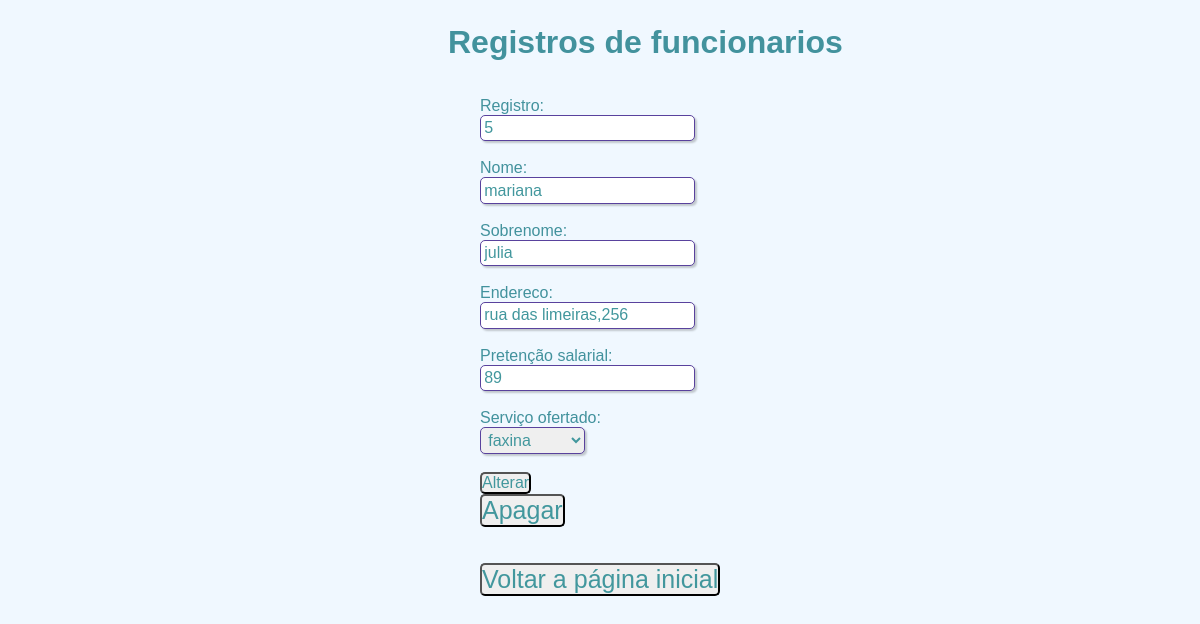
Page /diarista/buscarregistro.php on the committed database.
### tables this page shows
CREATE TABLE `registro` (
  `id` int NOT NULL,
  `diarista_nome` varchar(30) NOT NULL,
  `diarista_sobrenome` varchar(30) NOT NULL,
  `diarista_endereco` varchar(30) NOT NULL,
  `diarista_salario` varchar(30) NOT NULL,
  `diarista_servico` varchar(30) NOT NULL
);

### diarista/buscarregistro.php (the view, shortened to what this page needs)
<!DOCTYPE html>
<html lang="en">
<head>
  <link rel="stylesheet" type="text/css" href="../css/formulario.css" media="screen">
  <?php
  include_once '../conexao.php';
  ?>
</head>
<body>
<h1>Registros de funcionarios </h1></br>
  <?php
  $nomebuscar = $_POST['nomebusca'];
  $consulta = "SELECT * FROM registro where diarista_nome LIKE '%$nomebuscar%' ";
  $executar = mysqli_query($conn, $consulta);
  while ($linha = mysqli_fetch_array($executar))
  {
  ?>
<div class="campo">
      <br />
      <form action="editarRegistro.php" method="POST">
      Registro: <input type="text"  name="editarID" value="<?php echo $linha['id'] ?> "></br>
        Nome: <input type="text" name="editarNome" value="<?php echo $linha['diarista_nome'] ?> "></br>
        Sobrenome: <input type="text" name="editarSobre" value="<?php echo $linha['diarista_sobrenome'] ?> "></br>
        Endereco: <input type="text" name="editarEndereco" value="<?php echo $linha['diarista_endereco'] ?> "></br>
        Pretenção salarial: <input type="text" name="editarSalario" value="<?php echo $linha['diarista_salario'] ?> "></br>
        Serviço ofertado: <select name="servicodiarista">
          <option selected value="<?php echo $linha['diarista_servico'] ?> "><?php echo $linha['diarista_servico'] ?> </option>
        </select>
        <button type="submit">Alterar</button>
      </form>
      <button>
        <a href="excluirRegistro.php?id=<?php echo $linha['id']; ?>">Apagar </a>
      </button><br /></br>
    </div>
  <?php
  }
  ?>
  <br /><button><a href='../cadastroFuncionario.php'>Voltar a página inicial</a> </button>
</body>
</html>

### css/formulario.css (style rules this page uses)
* { margin: 0; padding: 0; }
body { background-color: #F0F8FF; font-family: sans-serif; font-size: 1em; color: #42929d; margin-left: 40%; margin-top: 2%; justify-content: center; }
h1 { margin-left: -01em; }
input, select, textarea, button { font-family: sans-serif; font-size: 1em; color: #42979d; border-radius: 5px; }
.campo input[type="text"], .campo input[type="email"], .campo select, .campo textarea { padding: 0.2em; border: 1px solid #59429d; box-shadow: 2px 2px 2px rgba(0,0,0,0.2); display: block; }
.campo select option { padding-right: 1em; }
a:link, a:visited { text-decoration: none; color: #42979d; font-size: 25px; }

### rows in the picture
registro: editarID "5", editarNome "mariana", editarSobre "julia", editarEndereco "rua das limeiras,256", editarSalario "89", servicodiarista "faxina"
